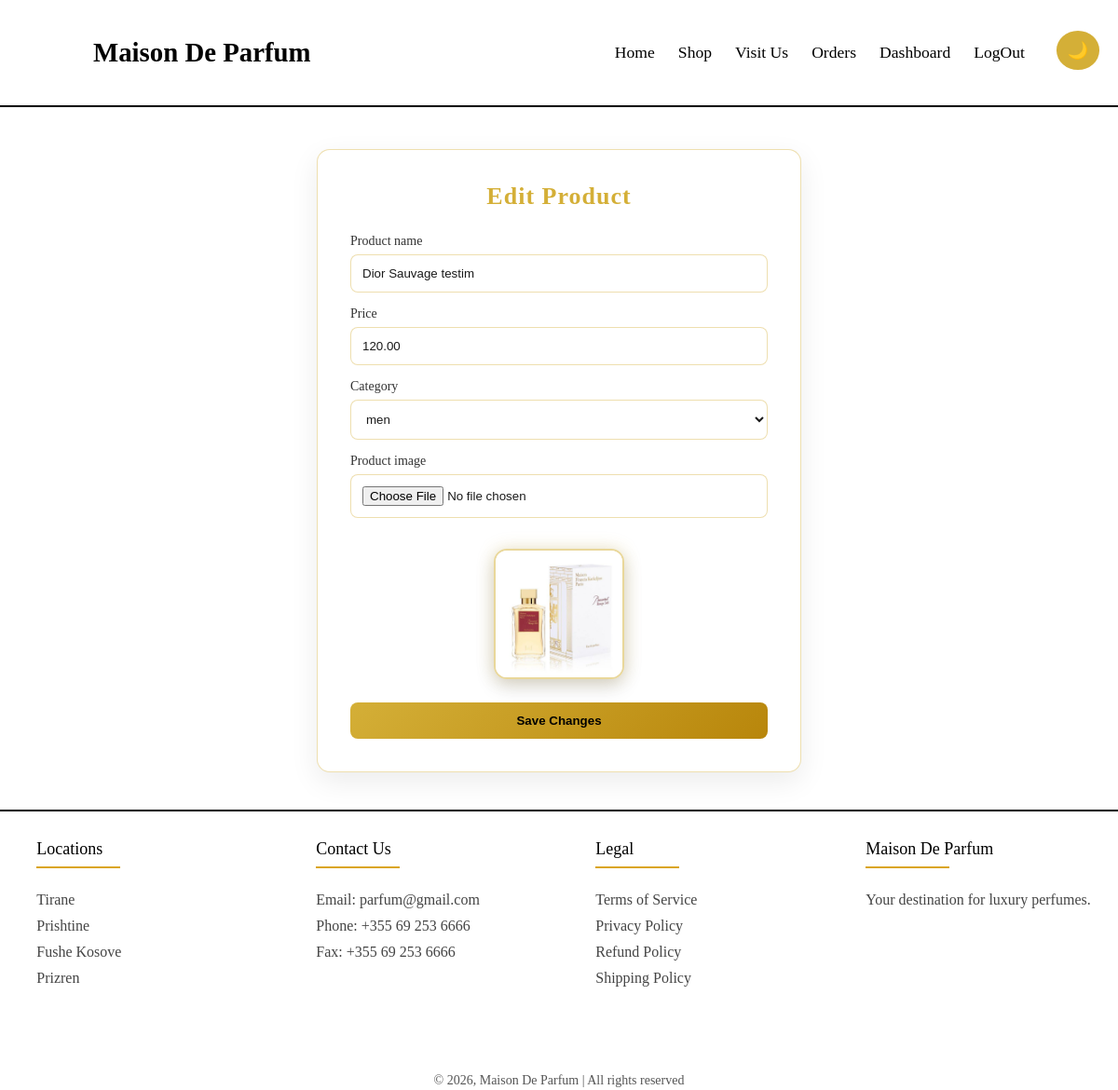
Screenshot of /pages/edit-product.php?id=1 (signed in) with the database file from the repository.
### tables this page shows
CREATE TABLE `products` (
  `id` int NOT NULL,
  `category_id` int DEFAULT NULL,
  `name` varchar(100) NOT NULL,
  `price` decimal(10,2) NOT NULL DEFAULT '0.00',
  `image` varchar(255) DEFAULT NULL,
  `created_at` timestamp NULL DEFAULT CURRENT_TIMESTAMP
);

CREATE TABLE `categories` (
  `id` int NOT NULL,
  `name` varchar(100) NOT NULL
);

### pages/edit-product.php (the view, shortened to what this page needs)
<?php
include("../includes/db.php");
echo '<link rel="stylesheet" href="../assets/css/edit-product.css">';
$id = (int)($_GET["id"] ?? 0);
$stmt = $conn->prepare(
    "SELECT id, category_id, name, price, image
     FROM products
     WHERE id = ?"
);
$stmt->bind_param("i", $id);
$stmt->execute();
$product =
    $stmt->get_result()->fetch_assoc();
$categories = mysqli_query(
    $conn,
    "SELECT id, name
     FROM categories
     ORDER BY name ASC"
);
include("../includes/header.php");
include("../includes/navbar.php");
?>
<main class="product-admin-page">
    <section class="product-form-panel">
        <h1>Edit Product</h1>
        <form method="POST"
            enctype="multipart/form-data"
            class="product-form">
            <label>
                Product name
                <input
                    type="text"
                    name="name"
                    value="<?php echo htmlspecialchars($product["name"]); ?>"
                    required>
            </label>
            <label>
                Price
                <input
                    type="number"
                    name="price"
                    step="0.01"
                    min="0"
                    value="<?php echo htmlspecialchars($product["price"]); ?>"
                    required>
            </label>
            <label>
                Category
                <select
                    name="category_id"
                    required>
                    <?php while ($category = mysqli_fetch_assoc($categories)): ?>
                        <option
                            value="<?php echo (int)$category["id"]; ?>"
                            <?php echo ((int)$product["category_id"] === (int)$category["id"]) ? "selected" : ""; ?>>
                            <?php echo htmlspecialchars($category["name"]); ?>
                        </option>
                    <?php endwhile; ?>
                </select>
            </label>
            <label>
                Product image
                <input
                    type="file"
                    name="image"
                    accept=".jpg,.jpeg,.png,.webp,.avif">
            </label>
            <?php if (!empty($product["image"])): ?>
                <img
                    class="form-preview"
                    src="<?php echo htmlspecialchars($product["image"]); ?>"
                    alt="<?php echo htmlspecialchars($product["name"]); ?>">
            <?php endif; ?>
            <button type="submit">
                Save Changes
            </button>
        </form>
    </section>
</main>
<?php include("../includes/footer.php"); ?>

### assets/css/edit-product.css (style rules this page uses)
:root { --bg: #ffffff; --page-bg: #ffffff; --panel: #ffffff; --text: #1a1a1a; --label: #333; --border: rgba(212, 175, 55, 0.4); --gold: #d4af37; --gold-dark: #b8860b; --input-bg: #ffffff; --shadow: rgba(0,0,0,0.08); }
body { margin: 0; background: var(--bg); color: var(--text); transition: 0.3s ease; }
.product-admin-page { min-height: 80vh; display: flex; justify-content: center; align-items: center; padding: 40px 20px; background: var(--page-bg); }
.product-form-panel { width: 100%; max-width: 520px; background: var(--panel); padding: 35px; border-radius: 14px; border: 1px solid var(--border); box-shadow: 0 10px 30px var(--shadow); }
.product-form-panel h1 { text-align: center; font-size: 26px; margin-bottom: 25px; color: var(--gold); letter-spacing: 1px; }
.product-form-panel form { display: flex; flex-direction: column; gap: 15px; }
.product-form-panel label { display: flex; flex-direction: column; font-size: 14px; color: var(--label); gap: 6px; }
.product-form-panel input, .product-form-panel select { padding: 12px; border-radius: 8px; border: 1px solid var(--border); background: var(--input-bg); color: var(--text); outline: none; transition: 0.25s; }
.product-form-panel input[type="file"] { background: var(--input-bg); }
.product-form-panel button { margin-top: 10px; padding: 12px; border: none; border-radius: 8px; background: linear-gradient(135deg, var(--gold), var(--gold-dark)); color: #000; font-weight: bold; cursor: pointer; transition: 0.3s; }
select option { background: var(--panel); color: var(--text); }
.form-preview { width: 140px; height: 140px; object-fit: cover; display: block; margin: 18px auto 0 auto; border-radius: 14px; border: 2px solid rgba(212, 175, 55, 0.5); box-shadow: 0 8px 20px rgba(0,0,0,0.15), 0 0 18px rgba(212, 175, 55, 0.25); transition: all 0.35s ease; cursor: pointer; }

### assets/css/style.css (style rules this page uses)
* { box-sizing: border-box; padding: 0; margin: 0; border: none; outline: none; }
html { height: 100%; scroll-behavior: smooth; }
body { min-height: 100vh; display: flex; flex-direction: column; background-color: #ffffff; color: #000; }
body, .card, .about-home, .why, .testimonials, .newsletter { transition: all 0.3s ease; }

### rows the page displays
products: name "Dior Sauvage testim", price "120.00", category_id "men", image (picture)
